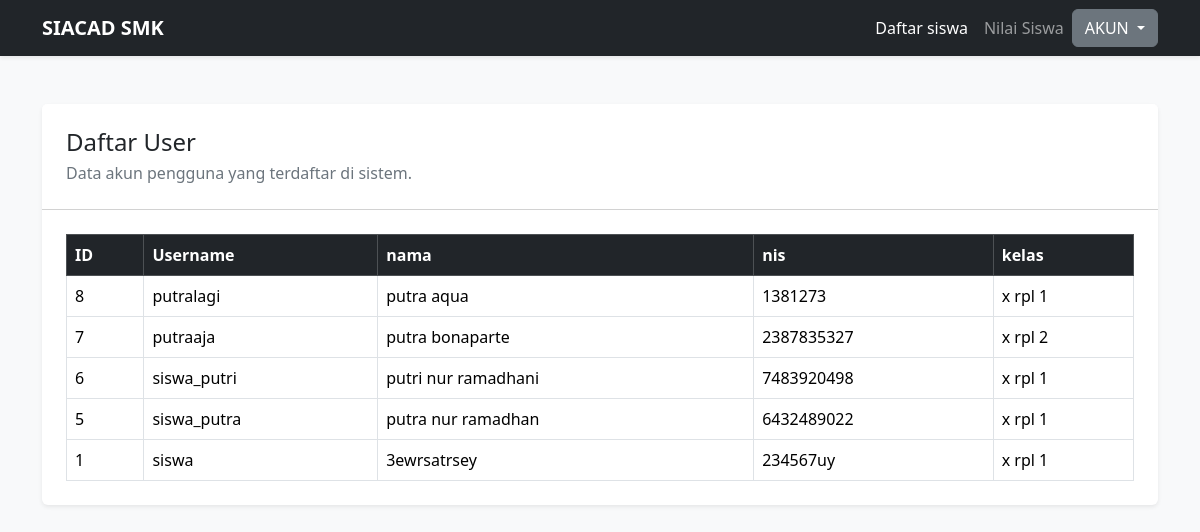
/daftar_siswa.php (signed in), run on the app's committed database.
### tables this page shows
CREATE TABLE `siswa` (
  `id` int(11) NOT NULL,
  `nis` varchar(10) NOT NULL,
  `nama` varchar(100) NOT NULL,
  `kelas` varchar(10) NOT NULL,
  `jenis_kelamin` enum('L','P') NOT NULL,
  `user_id` int(11) NOT NULL
);

CREATE TABLE `users` (
  `id` int(11) NOT NULL,
  `username` varchar(50) NOT NULL,
  `password` varchar(255) NOT NULL,
  `role` enum('admin','guru','siswa') NOT NULL,
  `created_at` timestamp NOT NULL DEFAULT current_timestamp() ON UPDATE current_timestamp()
);

### daftar_siswa.php (the view, shortened to what this page needs)
<?php
require_once 'database.php';
$sql =
"SELECT
    siswa.id AS id_siswa,
    users.*,
    siswa.nama,
    siswa.nis,
    siswa.kelas
FROM siswa
LEFT JOIN users ON siswa.user_id = users.id
ORDER BY siswa.id DESC"
;
$result = mysqli_query($koneksi, $sql);
$data = [];
if (mysqli_num_rows($result) > 0) {
    while ($row = mysqli_fetch_assoc($result)) {
        $data[] = $row;
    }
}
?>
<!doctype html>
<html lang="id">
<head>
    <link href="https://cdn.jsdelivr.net/npm/bootstrap@5.3.3/dist/css/bootstrap.min.css" rel="stylesheet">
</head>
<body class="bg-light">
<nav class="navbar navbar-expand-lg navbar-dark bg-dark shadow-sm">
    <div class="container">
        <a class="navbar-brand fw-semibold" href="daftar_siswa.php">SIACAD SMK</a>
        <div class="collapse navbar-collapse" id="navbarMenu">
            <ul class="navbar-nav ms-auto">
                <li class="nav-item">
                    <a class="nav-link active" aria-current="page" href="daftar_siswa.php">Daftar siswa</a>
                </li>
                <li class="nav-item">
                    <a class="nav-link" href="daftar_nilai_siswa.php">Nilai Siswa</a>
                </li>
            </ul>
        </div>
        <div class="dropdown">
            <button class="btn btn-secondary dropdown-toggle"
                    type="button"
                    id="dropdownMenuButton"
                    data-bs-toggle="dropdown"
                    aria-expanded="false">
                AKUN
            </button>
        </div>
    </div>
</nav>
<main class="container py-5">
    <div class="card border-0 shadow-sm">
        <div class="card-header bg-white p-4">
            <div class="d-flex flex-column flex-md-row justify-content-between align-items-md-center gap-3">
                <div>
                    <h2 class="h4 mb-1">Daftar User</h2>
                    <p class="text-secondary mb-0">Data akun pengguna yang terdaftar di sistem.</p>
                </div>
            </div>
        </div>
        <div class="card-body p-4">
            <div class="table-responsive">
                <table class="table table-bordered table-hover align-middle mb-0">
                    <thead class="table-dark">
                        <tr>
                            <th>ID</th>
                            <th>Username</th>
                            <th>nama</th>
                            <th>nis</th>
                            <th>kelas</th>
                        </tr>
                    </thead>
                    <tbody>
                        <?php if (!empty($data)) { ?>
                            <?php foreach ($data as $item) { ?>
                                <tr>
                                    <td><?php echo $item["id_siswa"]; ?></td>
                                    <td><?php echo $item["username"]; ?></td>
                                    <td><?php echo $item["nama"]; ?></td>
                                    <td><?php echo $item["nis"]; ?></td>
                                    <td>
                                        <?php echo $item["kelas"] ?? '<span class="text-secondary fst-italic">Belum ada kelas</span>'; ?>
                                    </td>
                                </tr>
                            <?php } ?>
                        <?php } ?>
                    </tbody>
                </table>
            </div>
        </div>
    </div>
</main>
</body>
</html>

### data on the page
siswa: id "8", user.username "putralagi", nama "putra aqua", nis "1381273", kelas "x rpl 1"
siswa: id "7", user.username "putraaja", nama "putra bonaparte", nis "2387835327", kelas "x rpl 2"
siswa: id "6", user.username "siswa_putri", nama "putri nur ramadhani", nis "7483920498", kelas "x rpl 1"
siswa: id "5", user.username "siswa_putra", nama "putra nur ramadhan", nis "6432489022", kelas "x rpl 1"
siswa: id "1", user.username "siswa", nama "3ewrsatrsey", nis "234567uy", kelas "x rpl 1"
